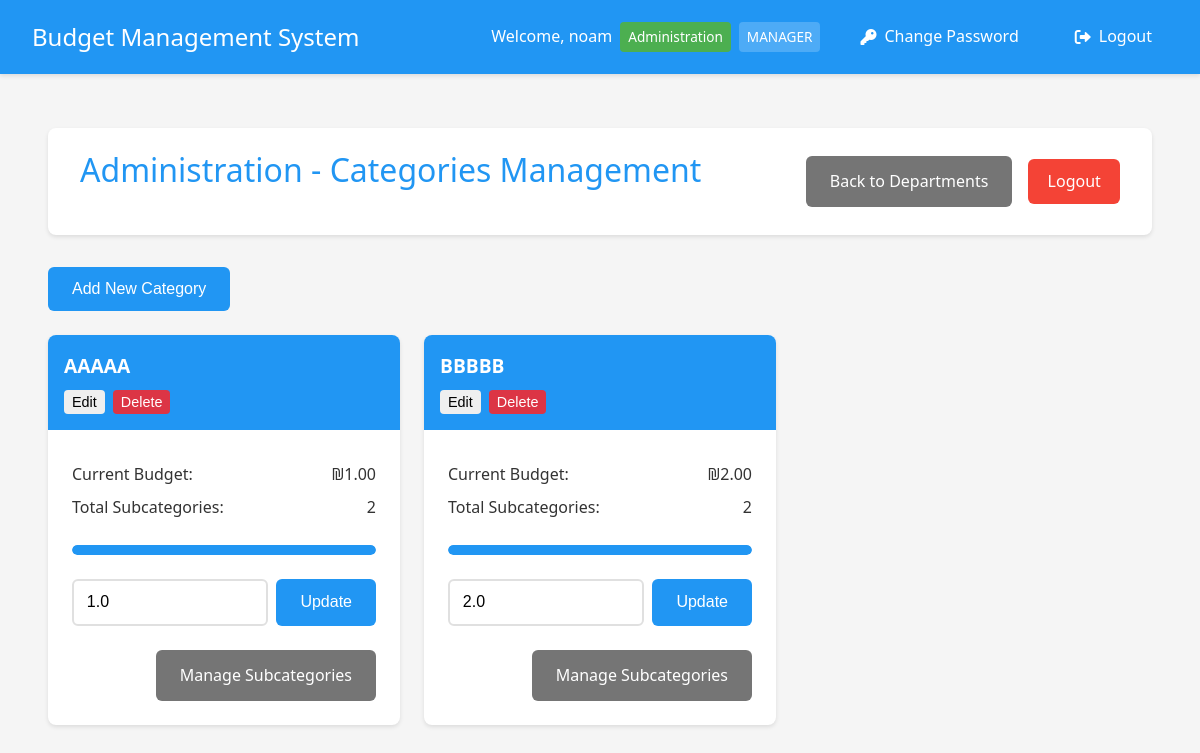
Page /manager/categories/3 (signed in) on the committed database.
### app.py (models this page shows, shortened)
class User(UserMixin, db.Model):
    __tablename__ = 'user'
    id = db.Column(db.Integer, primary_key=True)
    username = db.Column(db.String(80), unique=True, nullable=False)
    email = db.Column(db.String(120), unique=False, nullable=False)
    password = db.Column(db.String(120), nullable=False)
    is_manager = db.Column(db.Boolean, default=False)
    is_admin = db.Column(db.Boolean, default=False)
    is_accounting = db.Column(db.Boolean, default=False)
    status = db.Column(db.String(20), default='active')  # active, inactive, pending
    department_id = db.Column(db.Integer, db.ForeignKey('department.id'))
    home_department = db.relationship('Department',
                                    foreign_keys=[department_id],
                                    back_populates='employees')
    managed_departments = db.relationship('Department',
                                       secondary=manager_departments,
                                       backref=db.backref('department_managers', lazy='dynamic'))
    submitted_expenses = db.relationship('Expense',
                                       primaryjoin='User.id==Expense.user_id',
                                       backref='submitter',
                                       lazy=True)
    handled_expenses = db.relationship('Expense',
                                     primaryjoin='User.id==Expense.manager_id',
                                     backref='handler',
                                     lazy=True)

class Department(db.Model):
    __tablename__ = 'department'
    id = db.Column(db.Integer, primary_key=True)
    name = db.Column(db.String(100), nullable=False)
    budget = db.Column(db.Float, default=0.0)
    employees = db.relationship('User', foreign_keys='User.department_id', back_populates='home_department')
    categories = db.relationship('Category', backref='department', lazy=True)

class Category(db.Model):
    __tablename__ = 'category'
    id = db.Column(db.Integer, primary_key=True)
    name = db.Column(db.String(100), nullable=False)
    budget = db.Column(db.Float, default=0.0)
    department_id = db.Column(db.Integer, db.ForeignKey('department.id'), nullable=False)
    subcategories = db.relationship('Subcategory', backref='category', lazy=True)

### app.py (the view)
@app.route('/manager/categories/<int:dept_id>')
@login_required
def manage_categories(dept_id):
    if not current_user.is_manager:
        flash('Access denied. Manager privileges required.', 'danger')
        return redirect(url_for('index'))
    if not current_user.username == 'admin' and current_user.department_id != dept_id:
        flash('Access denied. You can only manage your own department.', 'danger')
        return redirect(url_for('manage_departments'))
    department = Department.query.get_or_404(dept_id)
    return render_template('manage_categories.html', department=department)

### app.py (called while the page is built)
@login_manager.user_loader
def load_user(user_id):
    user = User.query.get(int(user_id))
    if user and user.status == 'inactive':
        return None
    return user

@app.template_filter('min_value')
def min_value(value, limit):
    return min(value, limit)

@app.template_filter('format_currency')
def format_currency(value):
    return f"₪{value:,.2f}"

### templates/manage_categories.html (shortened to what this page needs)
{% extends "base.html" %}
{% block content %}
<div class="container">
    <header>
        <h1>{{ department.name }} - Categories Management</h1>
        <div class="header-actions">
            <a href="{{ url_for('manage_departments') }}" class="button secondary">Back to Departments</a>
            <a href="{{ url_for('logout') }}" class="logout-btn">Logout</a>
        </div>
    </header>
    {% if current_user.username == 'admin' or (current_user.is_manager and current_user.department_id == department.id) %}
    <div class="admin-controls">
        <button onclick="showAddCategoryModal()" class="button primary">Add New Category</button>
    </div>
    {% endif %}
    <div class="budget-grid">
        {% for category in department.categories %}
        <div class="budget-card">
            <div class="budget-header">
                <h3>{{ category.name }}</h3>
                {% if current_user.username == 'admin' or (current_user.is_manager and current_user.department_id == department.id) %}
                <div class="category-actions">
                    <button onclick="showEditCategoryModal({{ category.id }}, '{{ category.name }}', {{ category.budget }})" class="button small">Edit</button>
                    <button onclick="deleteCategory({{ category.id }})" class="button small danger">Delete</button>
                </div>
                {% endif %}
            </div>
            <div class="budget-body">
                <div class="budget-info">
                    <p><strong>Current Budget:</strong> {{ category.budget|format_currency }}</p>
                    <p><strong>Total Subcategories:</strong> {{ category.subcategories|length }}</p>
                </div>
                <div class="budget-progress">
                    {% set total_expenses = namespace(value=0) %}
                    {% for subcategory in category.subcategories %}
                        {% for expense in subcategory.expenses %}
                            {% if expense.status == 'approved' %}
                                {% set total_expenses.value = total_expenses.value + expense.amount %}
                            {% endif %}
                        {% endfor %}
                    {% endfor %}
                    {% set usage_percent = (total_expenses.value / category.budget * 100) if category.budget > 0 else 0 %}
                    <div class="progress-bar">
                        <div class="progress-fill" style="width: {{ usage_percent|min_value(100) }}%" data-usage="{{ "%.1f"|format(usage_percent) }}%"></div>
                    </div>
                </div>
                {% if current_user.username == 'admin' or (current_user.is_manager and current_user.department_id == department.id) %}
                <div class="budget-form">
                    <div class="budget-input">
                        <input type="number" step="0.01" min="0" value="{{ category.budget }}" id="budget-{{ category.id }}" class="form-control">
                        <button onclick="updateBudget({{ category.id }})" class="button primary">Update</button>
                    </div>
                </div>
                {% endif %}
                <div class="budget-actions">
                    <a href="{{ url_for('manage_subcategories', cat_id=category.id) }}" class="button secondary">Manage Subcategories</a>
                </div>
            </div>
        </div>
        {% endfor %}
    </div>
</div>
{% endblock %}

### templates/base.html (shortened to what this page needs)
<!DOCTYPE html>
<html lang="en">
<head>
    <link rel="stylesheet" href="{{ url_for('static', filename='style.css') }}">
    <link href="https://cdnjs.cloudflare.com/ajax/libs/font-awesome/6.0.0/css/all.min.css" rel="stylesheet">
</head>
<body>
    <nav class="navbar">
        <div class="nav-brand">Budget Management System</div>
        <div class="nav-items">
            {% if current_user.is_authenticated %}
                <span class="user-info">
                    Welcome, {{ current_user.username }}
                    {% if current_user.home_department %}
                        <span class="badge department">{{ current_user.home_department.name }}</span>
                    {% endif %}
                    {% if current_user.is_admin %}
                        <span class="badge admin">ADMIN</span>
                    {% elif current_user.is_manager %}
                        <span class="badge">MANAGER</span>
                    {% elif current_user.is_accounting %}
                        <span class="badge accounting">ACCOUNTING</span>
                    {% endif %}
                </span>
                <a href="{{ url_for('change_password') }}" class="nav-link">
                    <i class="fas fa-key"></i> Change Password
                </a>
                <a href="{{ url_for('logout') }}" class="nav-link">
                    <i class="fas fa-sign-out-alt"></i> Logout
                </a>
            {% else %}
                <a href="{{ url_for('login') }}" class="nav-link">
                    <i class="fas fa-sign-in-alt"></i> Login
                </a>
            {% endif %}
        </div>
    </nav>
    <div class="content">
        {% block content %}{% endblock %}
    </div>
</body>
</html>

### static/style.css (style rules this page uses)
:root { --primary-color: #2196F3; --secondary-color: #FFC107; --success-color: #4CAF50; --danger-color: #f44336; --text-color: #333; --bg-color: #f5f5f5; --card-bg: #ffffff; --background-light: #f8f9fa; }
* { margin: 0; padding: 0; box-sizing: border-box; transition: all 0.3s ease; }
body { font-family: 'Segoe UI', Roboto, Arial, sans-serif; background-color: var(--bg-color); color: var(--text-color); line-height: 1.6; }
.container { max-width: 1200px; margin: 0 auto; padding: 1rem; }
header { background-color: var(--card-bg); padding: 1rem 2rem; box-shadow: 0 2px 4px rgba(0,0,0,0.1); margin-bottom: 2rem; border-radius: 8px; display: flex; justify-content: space-between; align-items: center; }
h1 { color: var(--primary-color); font-weight: 500; margin-bottom: 1.5rem; }
input[type="text"], input[type="password"], input[type="number"], textarea { width: 100%; padding: 0.8rem; border: 2px solid #e0e0e0; border-radius: 6px; font-size: 1rem; transition: border-color 0.3s ease; }
.button, button { display: inline-flex; align-items: center; justify-content: center; padding: 0.8rem 1.5rem; border: none; border-radius: 6px; font-size: 1rem; font-weight: 500; cursor: pointer; text-decoration: none; transition: transform 0.2s ease, box-shadow 0.2s ease; }
.button.primary { background-color: var(--primary-color); color: white; }
.button.secondary { background-color: #757575; color: white; }
.logout-btn { background-color: var(--danger-color); color: white; padding: 0.6rem 1.2rem; border-radius: 6px; text-decoration: none; font-weight: 500; }
.button.small { padding: 0.4rem 0.8rem; font-size: 0.875rem; }
.header-actions { display: flex; gap: 1rem; align-items: center; }
.budget-grid { display: grid; grid-template-columns: repeat(auto-fill, minmax(300px, 1fr)); gap: 1.5rem; margin-top: 1.5rem; }
.budget-card { background: white; border-radius: 8px; box-shadow: 0 2px 4px rgba(0,0,0,0.1); overflow: hidden; transition: transform 0.2s ease-in-out, box-shadow 0.2s ease-in-out; }
.budget-header { padding: 1rem; background: var(--primary-color); color: white; }
.budget-header h3 { margin: 0; font-size: 1.2rem; }
.budget-body { padding: 1.5rem; }
.budget-info { margin-bottom: 1.5rem; }
.budget-info p { margin: 0.5rem 0; color: var(--text-color); display: flex; justify-content: space-between; align-items: center; }
.budget-info p strong { font-weight: 500; }
.budget-progress { margin: 1.5rem 0; }
.progress-bar { width: 100%; height: 10px; background-color: var(--background-light); border-radius: 5px; overflow: hidden; position: relative; }
.progress-fill { height: 100%; background-color: var(--primary-color); border-radius: 5px; position: relative; }
.progress-fill::after { content: attr(data-usage); position: absolute; right: 0; top: -20px; font-size: 0.875rem; color: var(--text-color); }
.budget-form { margin-top: 1.5rem; }
.budget-input { display: flex; gap: 0.5rem; }
.budget-input input { flex: 1; }
.budget-actions { margin-top: 1.5rem; display: flex; justify-content: flex-end; }
.navbar { background-color: var(--primary-color); padding: 1rem 2rem; color: white; display: flex; justify-content: space-between; align-items: center; box-shadow: 0 2px 4px rgba(0,0,0,0.1); position: fixed; top: 0; left: 0; right: 0; z-index: 1000; }
.nav-brand { font-size: 1.5rem; font-weight: 500; }
.nav-items { display: flex; align-items: center; gap: 1rem; }
.user-info { display: flex; align-items: center; gap: 0.5rem; }
.badge { background-color: var(--secondary-color); color: var(--text-color); padding: 0.25rem 0.5rem; border-radius: 4px; font-size: 0.8rem; font-weight: 500; }
.nav-link { color: white; text-decoration: none; padding: 0.5rem 1rem; border-radius: 4px; transition: background-color 0.3s; display: flex; align-items: center; gap: 0.5rem; }
.nav-link i { font-size: 1rem; }
.content { padding: 2rem; margin-top: 80px; }
.button.small { font-size: 0.875rem; padding: 0.25rem 0.75rem; border-radius: 4px; }
.button.danger.small { background-color: #dc3545; color: white; border: none; cursor: pointer; transition: background-color 0.2s ease; }
.button.small { padding: 0.25rem 0.75rem; font-size: 0.875rem; }

### templates/manage_categories.html (style rules this page uses)
.admin-controls { margin-bottom: 20px; }
.category-actions { display: flex; gap: 8px; margin-top: 8px; }
.button.small { padding: 4px 8px; font-size: 0.9em; }
.button.danger { background-color: #dc3545; color: white; }

### rows in the picture
User: username "noam"
Department: home_department.name "Administration", name "Administration"
Category: name "AAAAA", budget "₪1.00", subcategories|length "2", {{ usage_percent|min_value(100) }} 100 (drawn), budget "1.0"
Category: name "BBBBB", budget "₪2.00", subcategories|length "2", {{ usage_percent|min_value(100) }} 100 (drawn), budget "2.0"
